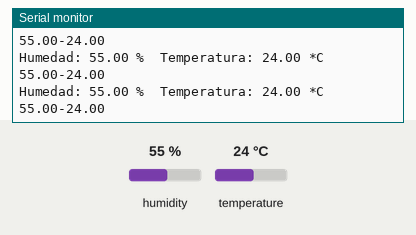
Simulated run of this sketch. Board: Arduino Uno, built with avr-gcc and run on an emulated ATmega328P. Shown: the last lines printed to the serial monitor. The inputs (shaded band) are chosen by the test bench; at power-on: humidity 55 %, temperature 24 °C. No radio packets arrive unless stated.

Above: at 3.0 s.
3.1 s: humidity set to 22 %
At 5.0 s:
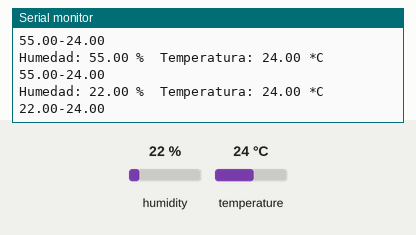
6.1 s: temperature set to 12 °C
At 6.7 s:
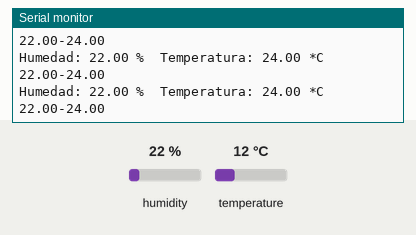
9.1 s: humidity set to 40 %
At 9.6 s:
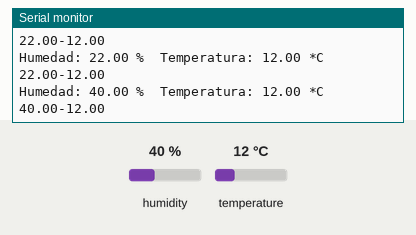
Timing chart, 0 to 12.1 s (numbered marks = the images above; inputs shaded):
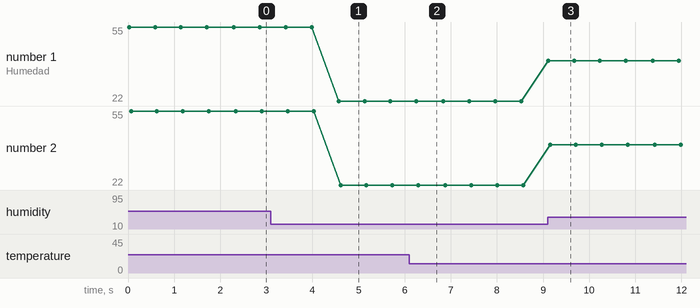

The sketch:

Client.ino
```cpp
/*---------------------
Client Section
-----------------------*/
//0 to 50 °C, 20% to 90%maximum relative humidity

#include "DHT.h"        //dht11 sensor library
#define DHTPIN 5        //digital pin to which the sensor is connected
#define DHTTYPE DHT11   // DHT_11 object for LORA
#include <SPI.h>        //DHT_11 object for LORA
#include <RH_RF95.h>

RH_RF95 rf95;
DHT dht(DHTPIN, DHTTYPE); //functions to use from the sensor library

void setup() {
  Serial.begin(9600);   //Serial port
  dht.begin();          //Sensor Object Start
  if (!rf95.init())     //If you don't start the LORA
    Serial.println("Fallo de inicio en LORA"); // Error message
  rf95.setFrequency(433.0); //LORA frequency
}

void loop() {
  float h = dht.readHumidity();       //Humidity Variable
  float t = dht.readTemperature();    //Temperature Variable
  float f = dht.readTemperature(true);
  if (isnan(h) || isnan(t)) {
    Serial.println("¡Error al leer del sensor DHT!");
    return;
  }

  //Print format on sensor data monitor
  Serial.print("Humedad: ");
  Serial.print(h);
  Serial.print(" %\t");
  Serial.print("Temperatura: ");
  Serial.print(t);
  Serial.println(" *C ");
  //Forms the output chain-humidity and sensor temperature
  String data = String(h) + "-" + String(t);

  //Save the length of the string in a variable
  int dataLength = data.length();
  dataLength++;                 //Increase length by 1
  uint8_t total[dataLength];    //total variable to send data
  //Change the string unit8_t to array to send data
  data.toCharArray(total, dataLength);
  Serial.println(data);
  rf95.send(total, dataLength); //Sending data to LORA
  rf95.waitPacketSent();
  delay(500);
}
```

Measured:
- after the input at 3.1 s, the serial monitor: prints a new line after 1.5 s (image 1)
- after the input at 9.1 s, the serial monitor: prints a new line at once (image 3)
- plotted number 1: 55 → 22 after the input at 3.1 s, 22 → 40 after the input at 9.1 s
- plotted number 2: 55 → 22 after the input at 3.1 s, 22 → 40 after the input at 9.1 s
